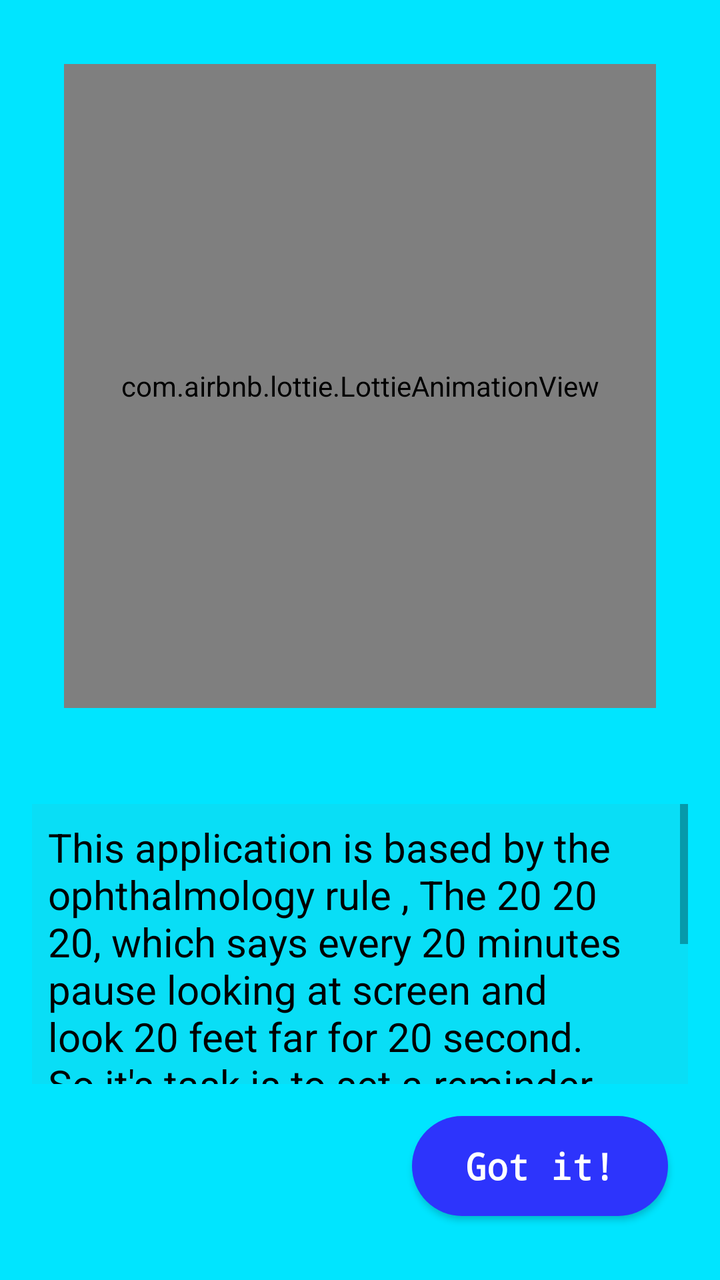
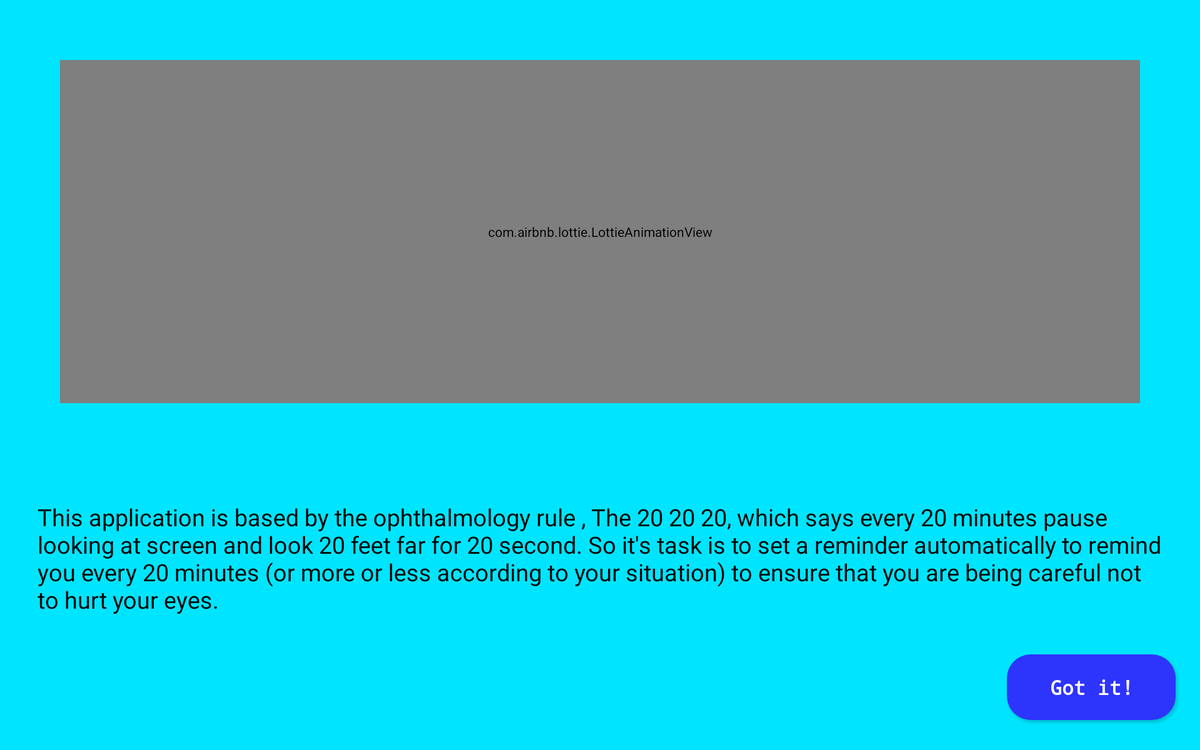

An Android layout and its configuration variant, each rendered on a device that would load it. The default file and the variant file are quoted in full after the pictures.
<!-- AndroidManifest.xml: application theme AppTheme -->
<!-- res/layout/flipper_animation_4.xml -->
<?xml version="1.0" encoding="utf-8"?>
<RelativeLayout
    xmlns:android="http://schemas.android.com/apk/res/android"
    android:layout_width="match_parent"
    android:layout_height="match_parent"
    android:background="@color/flipper_4">

    <com.airbnb.lottie.LottieAnimationView
        android:id="@+id/eyeMovingAnim"
        android:layout_width="match_parent"
        android:layout_height="wrap_content"
        android:layout_alignParentTop="true"
        android:layout_above="@+id/text"
        android:layout_margin="32dp"/>

    <ScrollView
        android:id="@+id/text"
        android:layout_width="match_parent"
        android:layout_height="140dp"
        android:text="@string/flipper_4_text"
        android:layout_margin="16dp"
        android:layout_above="@+id/gotIt"
        android:layout_centerHorizontal="true"
        android:background="#12858585">
        <TextView
            android:id="@+id/textView4"
            android:layout_width="match_parent"
            android:layout_height="wrap_content"
            android:text="@string/flipper_4_text"
            android:padding="8dp"
            android:textColor="@color/black"
            android:textSize="20sp"/>
    </ScrollView>

    <Button
        android:id="@+id/gotIt"
        android:layout_width="128dp"
        android:layout_height="50dp"
        android:layout_marginRight="@dimen/animation_button_margin2"
        android:background="@drawable/shape_flipper_4"
        android:text="@string/got_it"
        android:textColor="#FFF"
        android:gravity="center"
        android:textSize="18sp"
        android:textStyle="bold"
        android:typeface="monospace"
        android:textAllCaps="false"
        android:layout_marginBottom="@dimen/animation_button_margin"
        android:layout_alignParentBottom="true"
        android:layout_alignParentRight="true"/>
</RelativeLayout>
<!-- resources referenced by this layout -->
<resources>
  <color name="black">#000000</color>
  <color name="flipper_4">#00e5ff</color>
  <dimen name="animation_button_margin">32dp</dimen>
  <dimen name="animation_button_margin2">26dp</dimen>
  <!-- drawable shape_flipper_4 (drawable) -->
  <?xml version="1.0" encoding="utf-8"?>
  <shape xmlns:android="http://schemas.android.com/apk/res/android" android:shape="rectangle" >
      <corners
          android:radius="25dp"
          />
      <solid
          android:color="#2D34FC"
          />
      <size
          android:width="128dp"
          android:height="50dp"
          />
  </shape>
  <string name="flipper_4_text">This application is based by the ophthalmology rule , The 20 20 20, which says every 20 minutes pause looking at screen and look 20 feet far for 20 second. So it\'s task is to set a reminder automatically to remind you every 20 minutes (or more or less according to your situation) to ensure that you are being careful not to hurt your eyes.</string>
  <string name="got_it">Got it!</string>
  <!-- from res/values-v21/ -->
  <style name="AppTheme" parent="AppTheme.Base">
          <item name="colorPrimary">@color/colorPrimary</item>
          <item name="colorPrimaryDark">@color/colorPrimaryDark</item>
          <item name="colorAccent">@color/colorPrimary</item>
      </style>
  <style name="AppTheme.Base" parent="Theme.AppCompat.Light.DarkActionBar" />
  <color name="colorPrimary">#0288d1</color>
  <color name="colorPrimaryDark">#0277bd</color>
</resources>
<!-- res/layout-xlarge/flipper_animation_4.xml (the repository's variant of the layout above) -->
<!-- drawn on a large tablet held sideways -->
<?xml version="1.0" encoding="utf-8"?>
<RelativeLayout
    xmlns:android="http://schemas.android.com/apk/res/android"
    android:layout_width="match_parent"
    android:layout_height="match_parent"
    android:background="@color/flipper_4">

    <com.airbnb.lottie.LottieAnimationView
        android:id="@+id/eyeMovingAnim"
        android:layout_width="match_parent"
        android:layout_height="wrap_content"
        android:layout_alignParentTop="true"
        android:layout_above="@+id/text"
        android:layout_margin="64dp"
        android:padding="16dp"/>

    <ScrollView
        android:id="@+id/text"
        android:layout_width="match_parent"
        android:layout_height="140dp"
        android:text="@string/flipper_4_text"
        android:layout_margin="32dp"
        android:layout_above="@+id/gotIt"
        android:layout_centerHorizontal="true">
        <TextView
            android:id="@+id/textView4"
            android:layout_width="match_parent"
            android:layout_height="wrap_content"
            android:text="@string/flipper_4_text"
            android:padding="8dp"
            android:textColor="@color/black"
            android:textSize="25sp"/>
    </ScrollView>

    
    <Button
        android:id="@+id/gotIt"
        android:layout_width="180dp"
        android:layout_height="70dp"
        android:background="@drawable/shape_flipper_4"
        android:text="@string/got_it"
        android:textColor="#FFF"
        android:gravity="center"
        android:textSize="21sp"
        android:textStyle="bold"
        android:typeface="monospace"
        android:textAllCaps="false"
        android:layout_marginBottom="@dimen/animation_button_margin"
        android:layout_marginRight="@dimen/animation_button_margin2"
        android:layout_alignParentBottom="true"
        android:layout_alignParentRight="true"
        android:layout_centerHorizontal="true"/>
</RelativeLayout>
